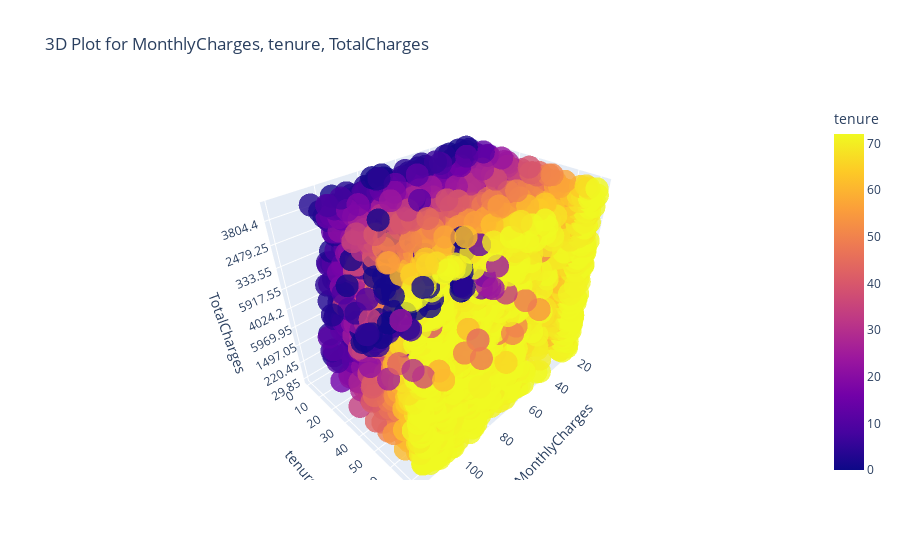

Notebook code cell kept with this figure:
### Code cell
teleco.Surface_plot("MonthlyCharges","tenure","TotalCharges")

### Figure 1 — Plotly figure (JSON) as saved in the notebook; plotly's stock layout.template omitted (floating-point values rounded to 4 significant figures; data arrays with more than 128 entries replaced by an {"elided": "..."} marker saying what was removed)
{"data": [{"hovertemplate": "MonthlyCharges=%{x}<br>tenure=%{marker.color}<br>TotalCharges=%{z}<extra></extra>", "legendgroup": "", "marker": {"color": {"elided": "7043 int values"}, "coloraxis": "coloraxis", "opacity": 0.8, "symbol": "circle"}, "mode": "markers", "name": "", "scene": "scene", "showlegend": false, "type": "scatter3d", "x": {"elided": "7043 float values"}, "y": {"elided": "7043 int values"}, "z": {"elided": "7043 str values"}}], "layout": {"coloraxis": {"colorbar": {"title": {"text": "tenure"}}, "colorscale": [[0, "#0d0887"], [0.1111, "#46039f"], [0.2222, "#7201a8"], [0.3333, "#9c179e"], [0.4444, "#bd3786"], [0.5556, "#d8576b"], [0.6667, "#ed7953"], [0.7778, "#fb9f3a"], [0.8889, "#fdca26"], [1, "#f0f921"]]}, "legend": {"tracegroupgap": 0}, "scene": {"domain": {"x": [0, 1], "y": [0, 1]}, "xaxis": {"title": {"text": "MonthlyCharges"}}, "yaxis": {"title": {"text": "tenure"}}, "zaxis": {"title": {"text": "TotalCharges"}}}, "title": {"text": "3D Plot for MonthlyCharges, tenure, TotalCharges "}}}
